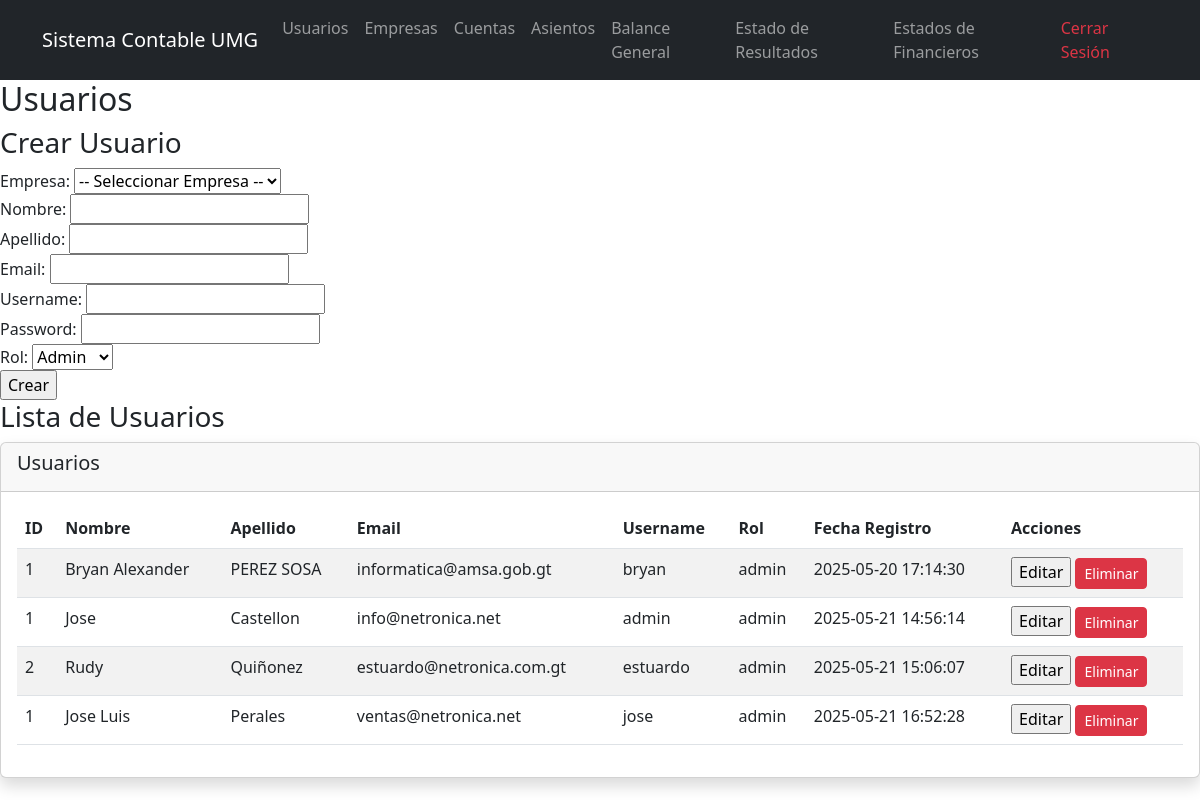
The app's page /crud.php (signed in) with its own data.
### tables this page shows
CREATE TABLE `usuarios` (
  `id_usuario` int(11) NOT NULL,
  `id_empresa` int(11) DEFAULT NULL,
  `nombre` varchar(50) NOT NULL,
  `apellido` varchar(50) NOT NULL,
  `email` varchar(100) NOT NULL,
  `username` varchar(30) NOT NULL,
  `password_hash` varchar(255) NOT NULL,
  `rol` enum('admin','usuario') DEFAULT 'usuario',
  `fecha_registro` timestamp NOT NULL DEFAULT current_timestamp()
);

### crud.php (the view, shortened to what this page needs)
<?php
include 'config/database.php';
include 'includes/header.php';
?>
<h2>Usuarios</h2>
<?php
$host = 'localhost';
$dbname = 'sistema_contable';
$user = 'root';
$pass = '';
try {
    $pdo = new PDO("mysql:host=$host;dbname=$dbname;charset=utf8", $user, $pass);
    $pdo->setAttribute(PDO::ATTR_ERRMODE, PDO::ERRMODE_EXCEPTION);
} catch (PDOException $e) {
    die("No se pudo conectar a la base de datos: " . $e->getMessage());
}
$stmt = $pdo->query("SELECT * FROM usuarios");
$usuarios = $stmt->fetchAll(PDO::FETCH_ASSOC);
?>
<h3>Crear Usuario</h3>
<form method="post">
    <div class="form-group">
        <label>Empresa:</label>
        <select name="id_empresa">
            <option value="">-- Seleccionar Empresa --</option>
        </select>
    </div>
    <div class="form-group">
        <label>Nombre:</label>
        <input type="text" name="nombre" required>
    </div>
    <div class="form-group">
        <label>Apellido:</label>
        <input type="text" name="apellido" required>
    </div>
    <div class="form-group">
        <label>Email:</label>
        <input type="email" name="email" required>
    </div>
    <div class="form-group">
        <label>Username:</label>
        <input type="text" name="username" required>
    </div>
    <div class="form-group">
        <label>Password:</label>
        <input type="password" name="password" required>
    </div>
    <div class="form-group">
        <label>Rol:</label>
        <select name="rol">
            <option value="admin">Admin</option>
        </select>
    </div>
    <input type="submit" name="create" value="Crear">
</form>
<h3>Lista de Usuarios</h3>
<div class="card shadow">
    <div class="card-header d-flex justify-content-between align-items-center">
        <h5>Usuarios</h5>
    </div>
    <div class="card-body">
        <table class="table table-striped">
            <thead>
        <th>ID</th>
        <th>Nombre</th>
        <th>Apellido</th>
        <th>Email</th>
        <th>Username</th>
        <th>Rol</th>
        <th>Fecha Registro</th>
        <th>Acciones</th>
    </thead>
    <tbody>
    <?php foreach ($usuarios as $u): ?>
    <tr>
        <td><?= htmlspecialchars($u['id_empresa']) ?></td>
        <td><?= htmlspecialchars($u['nombre']) ?></td>
        <td><?= htmlspecialchars($u['apellido']) ?></td>
        <td><?= htmlspecialchars($u['email']) ?></td>
        <td><?= htmlspecialchars($u['username']) ?></td>
        <td><?= htmlspecialchars($u['rol']) ?></td>
        <td><?= htmlspecialchars($u['fecha_registro']) ?></td>
        <td>
            <form method="post" style="display:inline;">
                <input type="submit" formaction="#editar" value="Editar">
            </form>
            <form method="post" style="display:inline;">
                <input class="btn btn-sm btn-danger" type="submit" name="delete" value="Eliminar" onclick="return confirm('¿Seguro?')">
            </form>
        </td>
    </tr>
    <?php endforeach; ?>
    </tbody>
</table>
</div>
</div>
</body>
</html>

### records on screen
usuarios: id_empresa "1", nombre "Bryan Alexander", apellido "PEREZ SOSA", email "informatica@amsa.gob.gt", username "bryan", rol "admin", fecha_registro "2025-05-20 17:14:30"
usuarios: id_empresa "1", nombre "Jose", apellido "Castellon", email "info@netronica.net", username "admin", rol "admin", fecha_registro "2025-05-21 14:56:14"
usuarios: id_empresa "2", nombre "Rudy", apellido "Quiñonez", email "estuardo@netronica.com.gt", username "estuardo", rol "admin", fecha_registro "2025-05-21 15:06:07"
usuarios: id_empresa "1", nombre "Jose Luis", apellido "Perales", email "ventas@netronica.net", username "jose", rol "admin", fecha_registro "2025-05-21 16:52:28"
